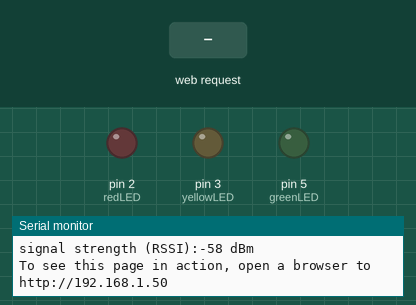
Simulated run of this sketch. Board: Arduino Uno WiFi Rev2. Parts: output pins drawn as LEDs (lit = HIGH), the last lines printed to the serial monitor. The inputs (shaded band) are chosen by the test bench. WiFi joins after 1.5 s; servers stay silent unless stated.

Above: at 12.7 s.
12.8 s: HTTP request GET /redLED/on received
At 13.6 s:
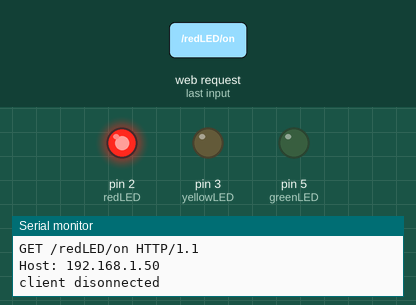
14.3 s: HTTP request GET /yellowLED/on received
At 14.8 s:
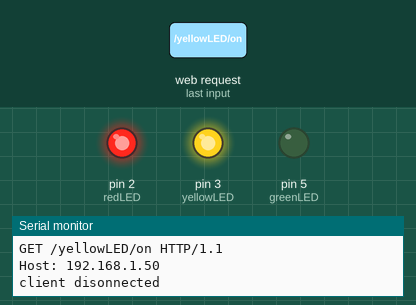
15.8 s: HTTP request GET /redLED/off received
At 17.0 s:
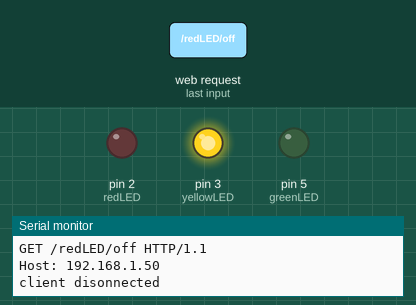
17.3 s: HTTP request GET /greenLED/on received
At 18.3 s:
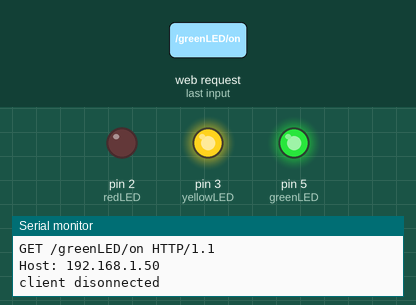
18.8 s: HTTP request GET /yellowLED/off received
At 19.5 s:
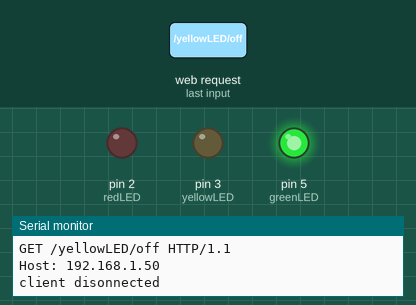
20.3 s: HTTP request GET /redLED/on received
At 21.7 s:
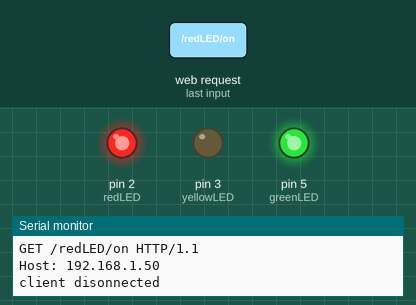
Timing chart, 0 to 22.8 s (numbered marks = the images above; inputs shaded):
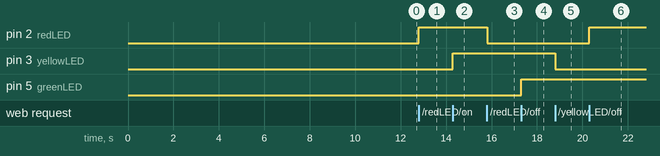

The sketch:

SimpleWebServerWiFi.ino
```cpp
/*
  WiFi Web Server LED Blink

 A simple web server that lets you blink an LED via the web.
 This sketch will print the IP address of your WiFi module (once connected)
 to the Serial monitor. From there, you can open that address in a web browser
 to turn on and off the LED on pin 9.

 If the IP address of your board is yourAddress:
 http://yourAddress/H turns the LED on
 http://yourAddress/L turns it off

 This example is written for a network using WPA encryption. For
 WEP or WPA, change the Wifi.begin() call accordingly.

 Circuit:
 * Board with NINA module (Arduino MKR WiFi 1010, MKR VIDOR 4000 and UNO WiFi Rev.2)
 * LED attached to pin 9

 created 25 Nov 2012
 by Tom Igoe
 */
#include <SPI.h>
#include <WiFiNINA.h>

#include "arduino_secrets.h"
///////please enter your sensitive data in the Secret tab/arduino_secrets.h
char ssid[] = SECRET_SSID;        // your network SSID (name)
char pass[] = SECRET_PASS;    // your network password (use for WPA, or use as key for WEP)
int keyIndex = 0;                 // your network key Index number (needed only for WEP)

int status = WL_IDLE_STATUS;
WiFiServer server(80);

const int redLED = 2;
const int yellowLED = 3;
const int greenLED = 5;

void setup() {
  Serial.begin(9600);      // initialize serial communication
  pinMode(redLED, OUTPUT);
  pinMode(yellowLED, OUTPUT);
  pinMode(greenLED, OUTPUT);      // set the LED pin mode

  // check for the WiFi module:
  if (WiFi.status() == WL_NO_MODULE) {
    Serial.println("Communication with WiFi module failed!");
    // don't continue
    while (true);
  }

  String fv = WiFi.firmwareVersion();
  if (fv < WIFI_FIRMWARE_LATEST_VERSION) {
    Serial.println("Please upgrade the firmware");
  }

  // attempt to connect to Wifi network:
  while (status != WL_CONNECTED) {
    Serial.print("Attempting to connect to Network named: ");
    Serial.println(ssid);                   // print the network name (SSID);

    // Connect to WPA/WPA2 network. Change this line if using open or WEP network:
    status = WiFi.begin(ssid, pass);
    // wait 10 seconds for connection:
    delay(10000);
  }
  server.begin();                           // start the web server on port 80
  printWifiStatus();                        // you're connected now, so print out the status
}


void loop() {
  WiFiClient client = server.available();   // listen for incoming clients

  if (client) {                             // if you get a client,
    Serial.println("new client");           // print a message out the serial port
    String currentLine = "";                // make a String to hold incoming data from the client
    while (client.connected()) {            // loop while the client's connected
      if (client.available()) {             // if there's bytes to read from the client,
        char c = client.read();             // read a byte, then
        Serial.write(c);                    // print it out the serial monitor
        if (c == '\n') {                    // if the byte is a newline character

          // if the current line is blank, you got two newline characters in a row.
          // that's the end of the client HTTP request, so send a response:
          if (currentLine.length() == 0) {
            showWebPage(client);
            // break out of the while loop:
            break;
          } else {    // if you got a newline, then clear currentLine:
            currentLine = "";
          }
        } else if (c != '\r') {  // if you got anything else but a carriage return character,
          currentLine += c;      // add it to the end of the currentLine
        }

        // Check to see if the client request was "GET /H" or "GET /L":
        performRequest(currentLine);
      }
    }
    // close the connection:
    client.stop();
    Serial.println("client disonnected");
  }
}

void printWifiStatus() {
  // print the SSID of the network you're attached to:
  Serial.print("SSID: ");
  Serial.println(WiFi.SSID());

  // print your board's IP address:
  IPAddress ip = WiFi.localIP();
  Serial.print("IP Address: ");
  Serial.println(ip);

  // print the received signal strength:
  long rssi = WiFi.RSSI();
  Serial.print("signal strength (RSSI):");
  Serial.print(rssi);
  Serial.println(" dBm");
  // print where to go in a browser:
  Serial.print("To see this page in action, open a browser to http://");
  Serial.println(ip);
}

void showWebPage(WiFiClient client) {
  // HTTP headers always start with a response code (e.g. HTTP/1.1 200 OK)
  // and a content-type so the client knows what's coming, then a blank line:
  client.println("HTTP/1.1 200 OK");
  client.println("Content-type:text/html");
  client.println();

  // the content of the HTTP response follows the header:
  client.println("<h1>Arduino Remote Control</h1>");
  client.println("<table border=1 style='text-align:center'>");
  client.println("<tr><th>Component</th><th>Status</th><th>Control</th></tr>");

  // Red LED
  client.print("<tr><td>Red LED</td><td>");
  if (digitalRead(redLED)) {
    client.print("<font style='color:green;'>ON</font>");
  } else {
    client.print("<font style='color:red;'>OFF</font>");
  }
  client.println("</td><td><a href='/redLED/on'>ON</a> / <a href='/redLED/off'>OFF</a></td></tr>");

  // Yellow LED
  client.print("<tr><td>Yellow LED</td><td>");
  if (digitalRead(yellowLED)) {
    client.print("<font style='color:green;'>ON</font>");
  } else {
    client.print("<font style='color:red;'>OFF</font>");
  }
  client.println("</td><td><a href='/yellowLED/on'>ON</a> / <a href='/yellowLED/off'>OFF</a></td></tr>");

  // Green LED
  client.print("<tr><td>Green LED</td><td>");
  if (digitalRead(greenLED)) {
    client.print("<font style='color:green;'>ON</font>");
  } else {
    client.print("<font style='color:red;'>OFF</font>");
  }
  client.println("</td><td><a href='/greenLED/on'>ON</a> / <a href='/greenLED/off'>OFF</a></td></tr>");

  client.println("</table>");

  // The HTTP response ends with another blank line
  client.println();
}

void performRequest(String line) {
  if (line.endsWith("GET /redLED/on")) {
    digitalWrite(redLED, HIGH);
  } else if (line.endsWith("GET /redLED/off")) {
    digitalWrite(redLED, LOW);
  } else if (line.endsWith("GET /yellowLED/on")) {
    digitalWrite(yellowLED, HIGH);
  } else if (line.endsWith("GET /yellowLED/off")) {
    digitalWrite(yellowLED, LOW);
  } else if (line.endsWith("GET /greenLED/on")) {
    digitalWrite(greenLED, HIGH);
  } else if (line.endsWith("GET /greenLED/off")) {
    digitalWrite(greenLED, LOW);
  }
}
```

arduino_secrets.h
```cpp
#define SECRET_SSID "Honor 7A"
#define SECRET_PASS ""
```

Measured:
- after the input at 12.8 s, pin 2 (redLED): LOW → HIGH at once
- after the input at 14.3 s, pin 3 (yellowLED): LOW → HIGH at once
- after the input at 15.8 s, pin 2 (redLED): HIGH → LOW at once
- after the input at 17.3 s, pin 5 (greenLED): LOW → HIGH at once
- after the input at 18.8 s, pin 3 (yellowLED): HIGH → LOW at once
- after the input at 20.3 s, pin 2 (redLED): LOW → HIGH at once
